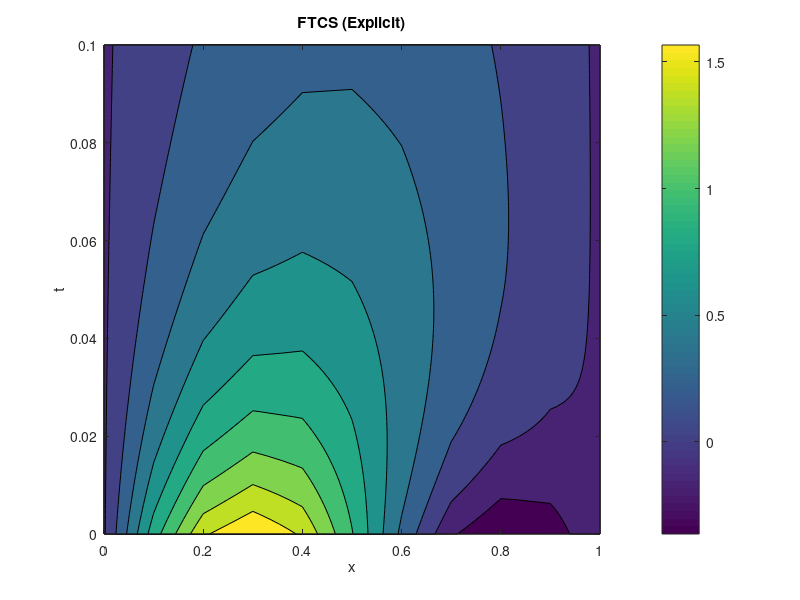
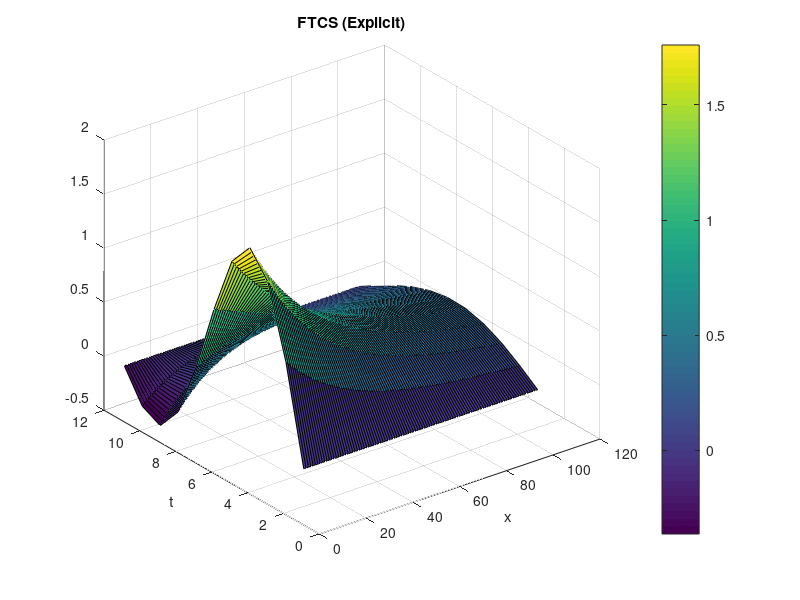
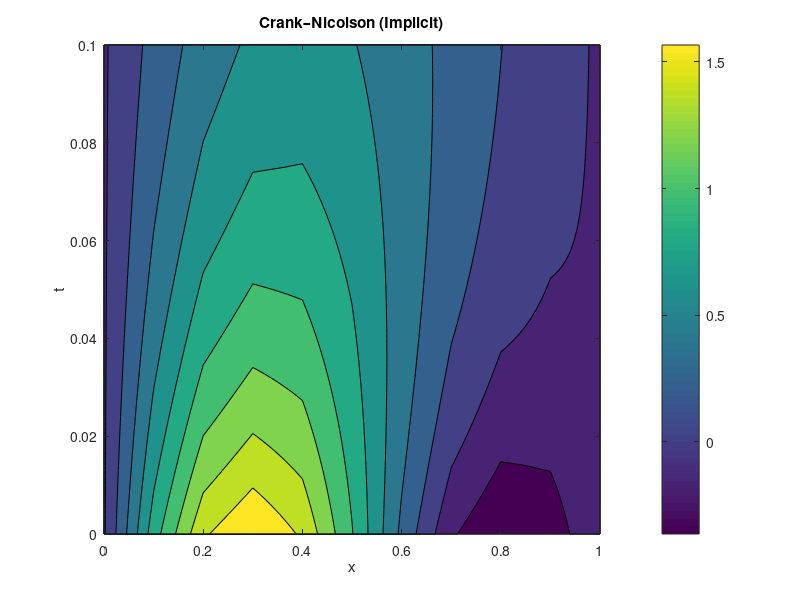
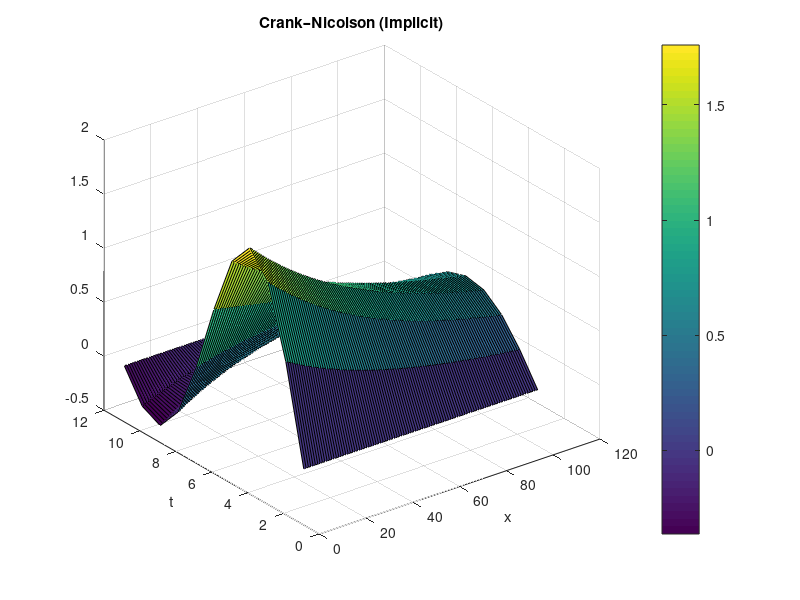

Source code (MATLAB) for these figures, in order:
%% Assignemnt
% PDE's

% Name        : Mohamed Mafaz
% Roll Number : AM25M009
% Department  : Applied Mechanics

%% Part 1 (Preprocessing)
clc;
clear;
close all;

% Parameters
alpha = 1;    
h = 0.1;      
k = 0.001;    

x_start = 0;
x_end = 1;
t_start = 0;
t_end = 0.1;

% Discretize domain
xs = x_start:h:x_end;
ts = t_start:k:t_end;

nx = length(xs);
nt = length(ts);

% Initialize
T = zeros(nx, nt);       % FTCS
T_CN = zeros(nx, nt);    % Crank–Nicolson

% Initial condition
for i = 1:nx
    T(i,1) = sin(pi * xs(i)) + sin(2*pi * xs(i));
    T_CN(i,1) = T(i,1);
end

T(1,:) = 0; 
T(end,:) = 0;
T_CN(1,:) = 0; 
T_CN(end,:) = 0;


%% Part 2 (Processing / Using the Algorithms)
% FTCS
for j = 1:nt-1
    for i = 2:nx-1
        T(i,j+1) = T(i,j) + (alpha * k / h^2) * (T(i+1,j) - 2*T(i,j) + T(i-1,j));
    end
end

%% Crank–Nicolson 
r = alpha * k / (2 * h^2);
A = diag((2 + 2*r) * ones(nx, 1)) + diag(-r * ones(nx-1, 1), 1) + diag(-r * ones(nx-1, 1), -1);

% Boundary conditions
A(1,:) = 0; 
A(1,1) = 1;
A(nx,:) = 0; 
A(nx,nx) = 1;

for j = 1:nt-1
    Tj = T_CN(:, j);
    d = zeros(nx, 1);
    d(1) = 0;
    d(nx) = 0;
    for i = 2:nx-1
        d(i) = r*Tj(i-1) + (2 - 2*r)*Tj(i) + r*Tj(i+1);
    end
    T_CN(:, j+1) = A \ d;
end


% r = alpha * k / (2 * h^2);
% A = diag((2 + 2*r) * ones(nx, 1)) + diag(-r * ones(nx-1, 1), 1) + diag(-r * ones(nx-1, 1), -1);
% 
% Boundary conditions
% A(1,:) = 0; 
% A(1,1) = 1;
% A(nx,:) = 0; 
% A(nx,nx) = 1;
% 
% tolerance = 1e-10;      
% max_iter = 1000;        
% 
% T_history = [];
% 
% for j = 1:nt-1
%     Tj = T_CN(:, j);
%     d = zeros(nx, 1);
%     d(1) = 0; d(nx) = 0;
%     for i = 2:nx-1
%         d(i) = r*Tj(i-1) + (2 - 2*r)*Tj(i) + r*Tj(i+1);
%     end
% 
%     T_new = T_CN(:, j);  % initial guess
%     T_history = zeros(max_iter, nx);  
% 
%     for iter = 1:max_iter
%         T_old = T_new;
%         for i = 2:nx-1
%             T_new(i) = (r*T_new(i-1) + (2 - 2*r)*Tj(i) + r*T_new(i+1)) / (2 + 2*r);
%         end
%         T_history(iter, :) = T_new;  
%         if max(abs(T_new - T_old)) < tolerance
%             T_history = T_history(1:iter, :);  
%             break;
%         end
%     end
% 
%     T_CN(:, j+1) = T_new;
% end

%% Part 3 (Post Processing / Plotting)
[X, Y] = meshgrid(xs, ts);

figure;
contourf(X, Y, T');
title('FTCS (Explicit)');
xlabel('x'); ylabel('t'); colorbar

figure;
surf(T);
title('FTCS (Explicit)');
xlabel('x'); ylabel('t'); colorbar

figure;
contourf(X, Y, T_CN');
title('Crank–Nicolson (Implicit)');
xlabel('x'); ylabel('t'); colorbar


figure;
surf(T_CN);
title('Crank–Nicolson (Implicit)');
xlabel('x'); ylabel('t'); colorbar
